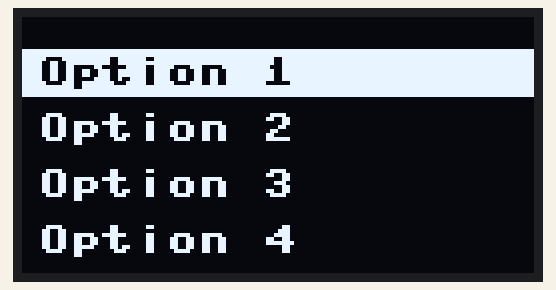
Bench run of a program on a simulated MicroPython board. Shown: 128×64 one-colour display. Library files of the repository ran but are not shown: ssd1306.py.

Above: at 0.2 s.

The program:

oled_demo.py
```python
# SSD1306 OLED 二層選單 Demo (ePy 擴充板)
# 本範例示範如何在 ePy 擴充板上使用 SSD1306 OLED 顯示二層選單，
# 並以上下左右按鍵操作選單。選單狀態以 dict 記錄。
# 只顯示英文，程式以 function 為主，註解皆為中文。
#
# 硬體前提：
# - OLED 連接 I2C0 (預設地址 0x3c)
# - 按鍵分別接 上(P24) 下(P8) 左(P6) 右(P7)
#
# 初始化方式：
# from machine import I2C, Pin
# import ssd1306
# i2c0 = I2C(0, I2C.MASTER, baudrate=100000)
# oled = ssd1306.SSD1306_I2C(128, 64, i2c0)

import utime
from machine import I2C, Pin
import ssd1306

# 選單結構 (二層，每層四選項)
MENU = {
    'main': ['Option 1', 'Option 2', 'Option 3', 'Option 4'],
    'sub': {
        0: ['A1', 'A2', 'A3', 'A4'],
        1: ['B1', 'B2', 'B3', 'B4'],
        2: ['C1', 'C2', 'C3', 'C4'],
        3: ['D1', 'D2', 'D3', 'D4']
    }
}

# 選單狀態 (用 dict 記錄)
menu_state = {
    'layer': 0,      # 0:主選單, 1:子選單
    'main_idx': 0,  # 主選單選項
    'sub_idx': 0    # 子選單選項
}

# 按鍵初始化 (上/下/左/右)
KEY_UP = Pin(24, Pin.IN, Pin.PULL_UP)
KEY_DOWN = Pin(8, Pin.IN, Pin.PULL_UP)
KEY_LEFT = Pin(6, Pin.IN, Pin.PULL_UP)
KEY_RIGHT = Pin(7, Pin.IN, Pin.PULL_UP)

# OLED 初始化
I2C0 = I2C(0, I2C.MASTER, baudrate=100000)
oled = ssd1306.SSD1306_I2C(128, 64, I2C0)

# 顯示選單 (反白表示選到的選項)
def show_menu():
    oled.fill(0)
    if menu_state['layer'] == 0:
        # 主選單
        for i, item in enumerate(MENU['main']):
            y = 8 + i * 14
            if i == menu_state['main_idx']:
                # 反白
                oled.fill_rect(0, y, 128, 12, 1)
                oled.text(item, 4, y+2, 0)
            else:
                oled.text(item, 4, y+2, 1)
    else:
        # 子選單
        sub_items = MENU['sub'][menu_state['main_idx']]
        for i, item in enumerate(sub_items):
            y = 8 + i * 14
            if i == menu_state['sub_idx']:
                oled.fill_rect(0, y, 128, 12, 1)
                oled.text(item, 4, y+2, 0)
            else:
                oled.text(item, 4, y+2, 1)
    oled.show()

# 按鍵掃描 (回傳按下的鍵名)
def scan_key():
    if KEY_UP.value() == 0:
        return 'UP'
    if KEY_DOWN.value() == 0:
        return 'DOWN'
    if KEY_LEFT.value() == 0:
        return 'LEFT'
    if KEY_RIGHT.value() == 0:
        return 'RIGHT'
    return None

# 主迴圈 demo
# 按鍵說明：UP/DOWN 移動選項，LEFT 選定進入下一層，RIGHT 返回上一層
def demo():
    show_menu()
    while True:
        key = scan_key()
        if key:
            if menu_state['layer'] == 0:
                if key == 'UP':
                    menu_state['main_idx'] = (menu_state['main_idx'] - 1) % 4
                elif key == 'DOWN':
                    menu_state['main_idx'] = (menu_state['main_idx'] + 1) % 4
                elif key == 'LEFT':
                    menu_state['layer'] = 1
                    menu_state['sub_idx'] = 0
                # 主選單不處理 RIGHT
            else:
                if key == 'UP':
                    menu_state['sub_idx'] = (menu_state['sub_idx'] - 1) % 4
                elif key == 'DOWN':
                    menu_state['sub_idx'] = (menu_state['sub_idx'] + 1) % 4
                elif key == 'RIGHT':
                    menu_state['layer'] = 0
                # 子選單不處理 LEFT
            show_menu()
            # 防止重複觸發
            utime.sleep_ms(200)

# 若直接執行本檔案則啟動 demo
if __name__ == '__main__':
    demo()
```
